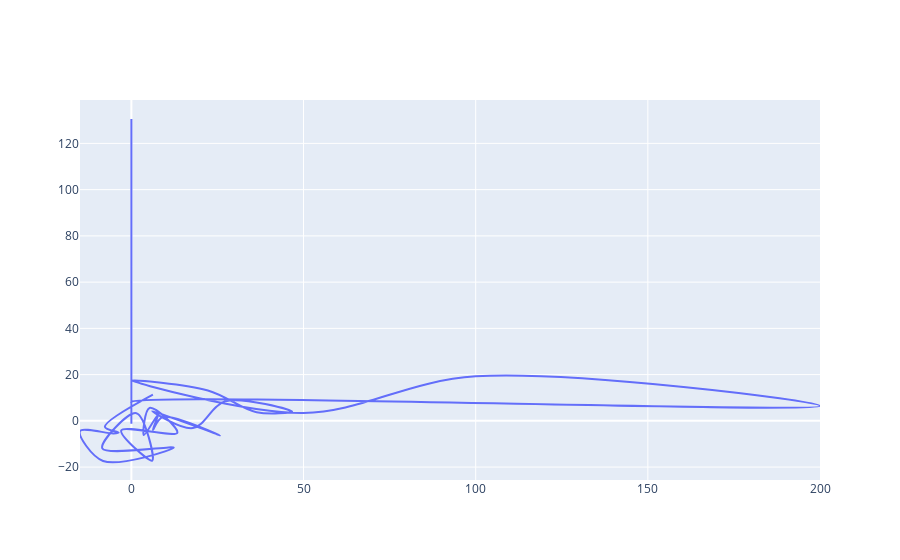
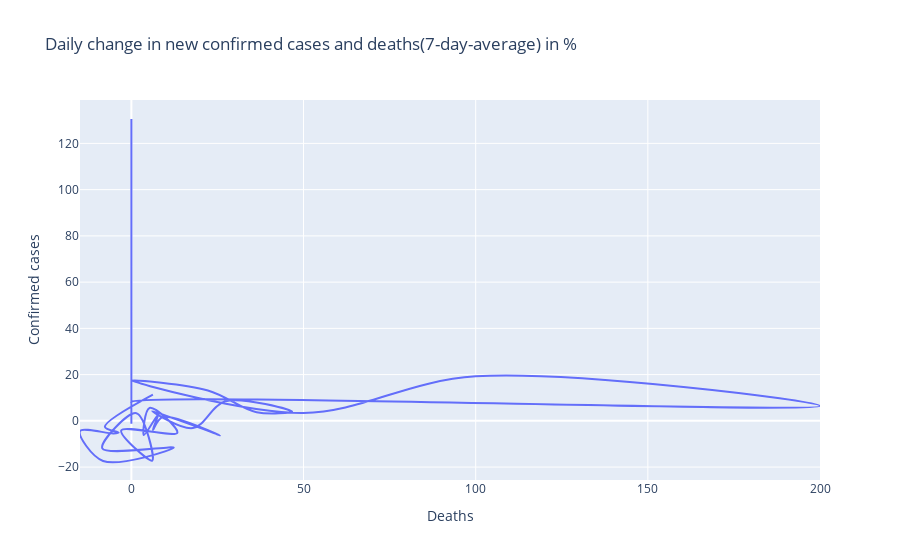

Here is the notebook cell these charts were saved with, in order:
### Markdown cell above
# Change in %

### Code cell
# TO DO works only for one country... does not work now...
change_confirmed = getChange(confirmed)
change_deaths = getChange(deaths)

# nDaysAverage = 7
# change_deaths = getNDayAverage(change_deaths, nDaysAverage)
# change_confirmed = getNDayAverage(change_confirmed, nDaysAverage)

fig = go.Figure(data=go.Scatter(x=change_deaths[0], y=change_confirmed[0],line_shape='spline'))
fig.show()

fig.update_layout(title='Daily change in new confirmed cases and deaths(7-day-average) in %',
                   xaxis_title='Deaths',
                   yaxis_title='Confirmed cases')

# fig = px.scatter(x=change_deaths[0], y=change_confirmed[0], color=np.arange(change_deaths.shape[1]), trendline="lowess")
# fig.show()

### Figure 1 — Plotly figure (JSON) as saved in the notebook; plotly's stock layout.template omitted (floating-point values rounded to 4 significant figures)
{"data": [{"line": {"shape": "spline"}, "type": "scatter", "x": [0, 0, 0, 0, 0, 0, 0, 0, 0, 0, 0, 0, 0, 0, 0, 0, 0, 0, 0, 0, 0, 0, 0, 0, 0, 0, 0, 0, 0, 0, 0, 0, 0, 0, 0, 0, 0, 0, 0, 0, 0, 0, 0, 0, 0, 0, 0, 0, 0, 0, 0, 0, 0, 0, 0, 0, 0, 0, 0, 0, 0, 0, 200, 100, 50.0, 0, 22.22, 36.36, 46.67, 27.27, 17.86, 6.061, 25.71, 9.091, 6.25, 7.843, 3.636, 5.263, 13.33, -2.941, 6.061, 1.429, -8.451, 12.31, -8.219, -14.93, -5.263, -3.704, -7.692, 6.25], "y": [0, 0, 0, 0, 0, 0, 0, 0, 0, 0, 0, 0, 0, 0, 0, 0, 0, 0, 0, 0, 0, 0, 0, 0, 0, 0, 0, 0, 0, 0, 0, 0, 0, 0, 0, 0, 0, 0, 0, 0, 0, 66.67, 60, 50, 50.0, 5.556, 47.37, 0, 28.57, 130.6, -1.205, 50.0, 38.21, 30.59, 20.27, 32.96, 5.07, 60.86, 15.33, 16.47, 7.568, 8.189, 6.397, 19.24, 3.445, 17.47, 13.14, 3.729, 4.007, 8.442, -3.135, 4.261, -6.26, 1.6, -3.857, 2.881, -6.15, 5.559, -5.155, -4.091, -17.18, 3.311, -11.89, -11.56, -17.37, -4.425, -5.44, -5.141, -2.581, 11.39]}], "layout": {}}

### Figure 2 — Plotly figure (JSON) as saved in the notebook; plotly's stock layout.template omitted (floating-point values rounded to 4 significant figures)
{"data": [{"line": {"shape": "spline"}, "type": "scatter", "x": [0, 0, 0, 0, 0, 0, 0, 0, 0, 0, 0, 0, 0, 0, 0, 0, 0, 0, 0, 0, 0, 0, 0, 0, 0, 0, 0, 0, 0, 0, 0, 0, 0, 0, 0, 0, 0, 0, 0, 0, 0, 0, 0, 0, 0, 0, 0, 0, 0, 0, 0, 0, 0, 0, 0, 0, 0, 0, 0, 0, 0, 0, 200, 100, 50.0, 0, 22.22, 36.36, 46.67, 27.27, 17.86, 6.061, 25.71, 9.091, 6.25, 7.843, 3.636, 5.263, 13.33, -2.941, 6.061, 1.429, -8.451, 12.31, -8.219, -14.93, -5.263, -3.704, -7.692, 6.25], "y": [0, 0, 0, 0, 0, 0, 0, 0, 0, 0, 0, 0, 0, 0, 0, 0, 0, 0, 0, 0, 0, 0, 0, 0, 0, 0, 0, 0, 0, 0, 0, 0, 0, 0, 0, 0, 0, 0, 0, 0, 0, 66.67, 60, 50, 50.0, 5.556, 47.37, 0, 28.57, 130.6, -1.205, 50.0, 38.21, 30.59, 20.27, 32.96, 5.07, 60.86, 15.33, 16.47, 7.568, 8.189, 6.397, 19.24, 3.445, 17.47, 13.14, 3.729, 4.007, 8.442, -3.135, 4.261, -6.26, 1.6, -3.857, 2.881, -6.15, 5.559, -5.155, -4.091, -17.18, 3.311, -11.89, -11.56, -17.37, -4.425, -5.44, -5.141, -2.581, 11.39]}], "layout": {"title": {"text": "Daily change in new confirmed cases and deaths(7-day-average) in %"}, "xaxis": {"title": {"text": "Deaths"}}, "yaxis": {"title": {"text": "Confirmed cases"}}}}
